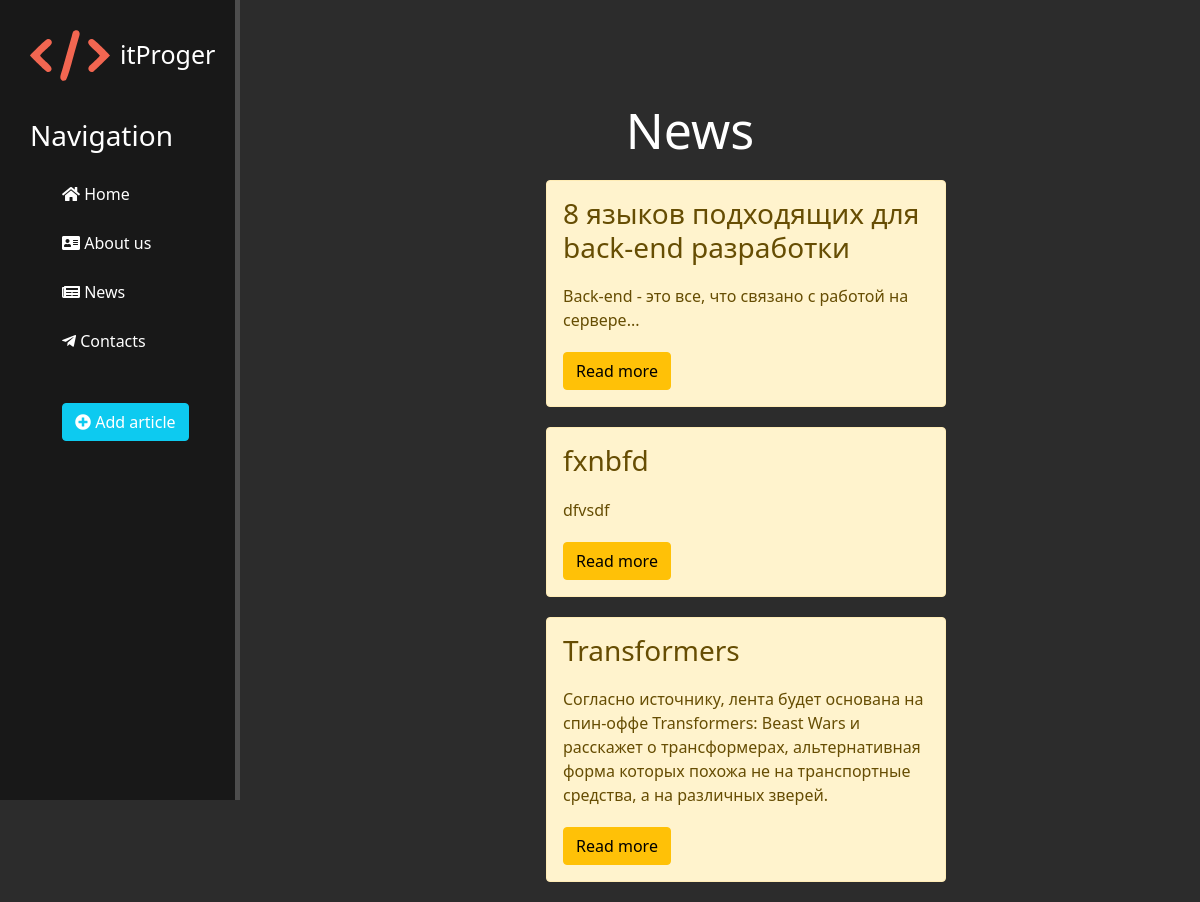
Page /news/ on the committed database.
### news/models.py (models this page shows, shortened)
class Article(models.Model):
    title = models.CharField('title', max_length=50)
    anons = models.CharField('anons', max_length=250)
    full_text = models.TextField('article')
    date = models.DateTimeField('pub_date')

### news/views.py (the view)
# urls.py: path('', views.news_home, name='news_home'),
def news_home(request):
    news = Article.objects.order_by('-date')
    data = {
        'news': news
    }
    return render(request, 'news/news_home.html', data)

### news/templates/news/news_home.html (shortened to what this page needs)
{% extends 'main/layout.html' %}
{% block content %}
   <div class="features">
       <h1>News</h1>
       {% if news %}
           {% for el in news %}
                <div class="alert alert-warning">
                    <h3>{{ el.title }}</h3>
                    <p>{{ el.anons }}</p>
                    <a href="{% url 'news-detail' el.id  %}" class="btn btn-warning">Read more</a>
                </div>
           {% endfor %}
       {% else %}
            <p>No news today</p>
       {% endif %}
   </div>
{% endblock %}

### main/static/main/css/main.css (style rules this page uses)
body { background: #2c2c2c }
main .features { float: left; color: #fff; margin-top: 100px; text-align: center; width: 75%; }
main .features h1 { font-size: 50px; }
main .features p { max-width: 400px; margin: 20px auto }
.alert-warning { float: center; clear: both; width: 400px; margin: 20px 34%; text-align: left; }

### rows in the picture
Article: title "8 языков подходящих для back-end разработки", anons "Back-end - это все, что связано с работой на сервере..."
Article: title "fxnbfd", anons "dfvsdf"
Article: title "Transformers", anons "Согласно источнику, лента будет основана на спин-оффе Transformers: Beast Wars и расскажет о трансформерах, альтернативная форма которых похожа не на транспортные средства, а на различных зверей."
